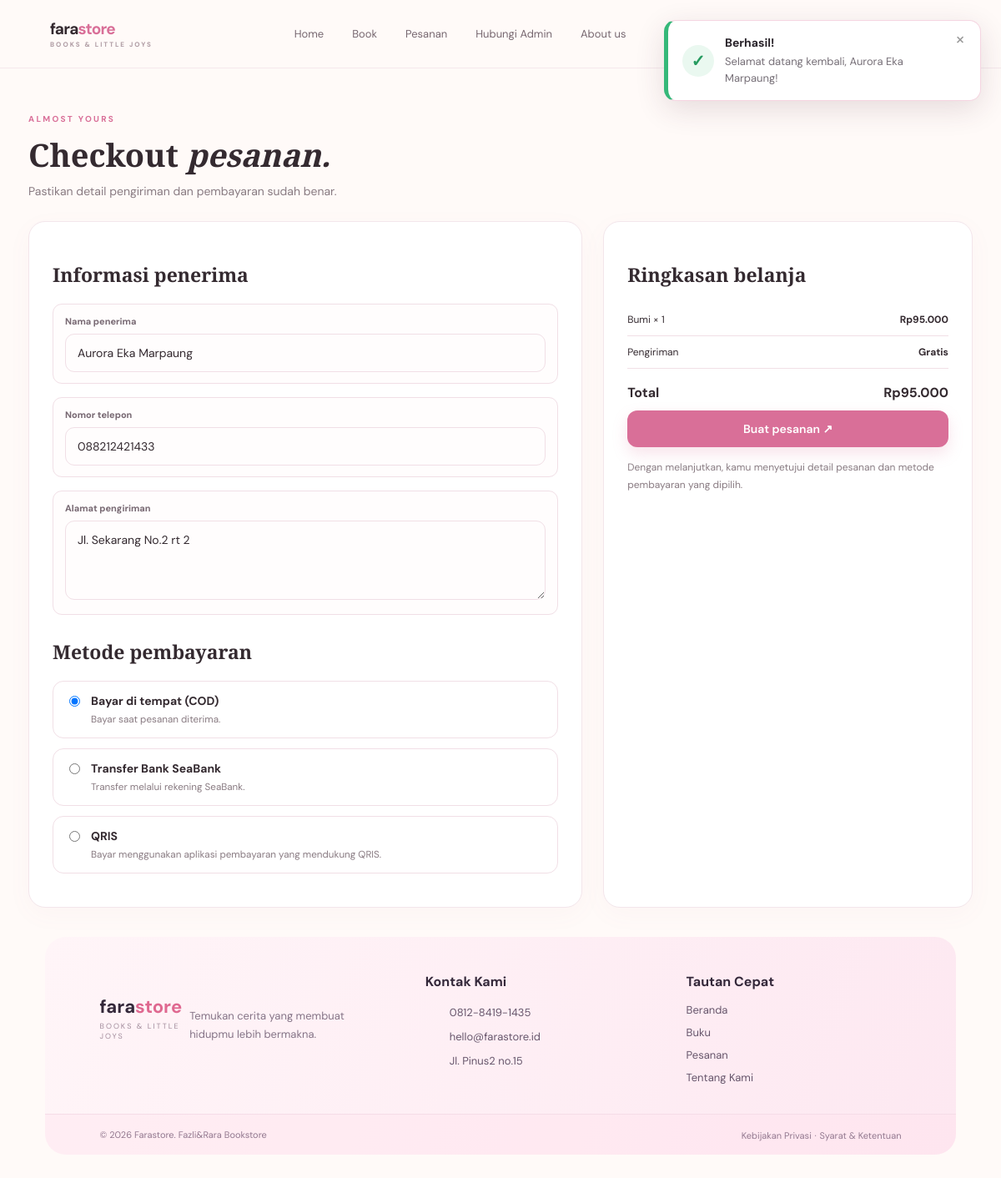
The app's page /checkout.php (signed in) with its own data.
### tables this page shows
CREATE TABLE `users` (
  `id` int(11) NOT NULL,
  `name` varchar(120) NOT NULL,
  `email` varchar(160) NOT NULL,
  `phone` varchar(30) NOT NULL,
  `address` text NOT NULL,
  `password` varchar(255) NOT NULL,
  `created_at` timestamp NOT NULL DEFAULT current_timestamp()
);

CREATE TABLE `cart_items` (
  `id` int(11) NOT NULL,
  `user_id` int(11) NOT NULL,
  `book_id` int(11) NOT NULL,
  `quantity` int(11) DEFAULT 1
);

CREATE TABLE `books` (
  `id` int(11) NOT NULL,
  `title` varchar(180) NOT NULL,
  `author` varchar(140) NOT NULL,
  `category` varchar(100) NOT NULL,
  `price` decimal(12,2) NOT NULL,
  `synopsis` text NOT NULL,
  `image` varchar(255) NOT NULL,
  `bestseller` tinyint(1) DEFAULT 0,
  `stock` int(11) DEFAULT 30,
  `created_at` timestamp NOT NULL DEFAULT current_timestamp()
);

### config.php (called while the page is built, shortened)
<?php
try {
    $pdo = new PDO("mysql:host=".DB_HOST.";dbname=".DB_NAME.";charset=utf8mb4", DB_USER, DB_PASS, [
        PDO::ATTR_ERRMODE => PDO::ERRMODE_EXCEPTION,
        PDO::ATTR_DEFAULT_FETCH_MODE => PDO::FETCH_ASSOC
    ]);
} catch (PDOException $e) {
    die("Koneksi database gagal. Pastikan database farastore sudah di-import dari database.sql. Detail: " . htmlspecialchars($e->getMessage()));
}
function e($value) { return htmlspecialchars((string)$value, ENT_QUOTES, 'UTF-8'); }
function is_logged_in() { return isset($_SESSION['user_id']); }
function rupiah($n) { return 'Rp' . number_format((float)$n, 0, ',', '.'); }
function current_user() {
    global $pdo;
    $s=$pdo->prepare("SELECT * FROM users WHERE id=?"); $s->execute([$_SESSION['user_id']]); return $s->fetch();
}

### checkout.php (the view, shortened to what this page needs)
<?php
require_once 'config.php';
$u = current_user();
$buyNow = (
    isset($_GET['book_id']) ||
    (isset($_GET['buy_now']) && $_GET['buy_now'] == '1')
);
$bookId = (int)($_GET['book_id'] ?? 0);
$quantity = (int)($_GET['quantity'] ?? 1);
if ($buyNow) {
    $s = $pdo->prepare("
        SELECT *
        FROM books
        WHERE id = ?
    ");
    $s->execute([$bookId]);
    $book = $s->fetch(PDO::FETCH_ASSOC);
    if (!$book) {
        flash('error', 'Buku tidak ditemukan.');
        redirect('books.php');
    }
    if ((int)$book['stock'] <= 0) {
        flash('error', 'Stok buku sudah habis.');
        redirect('book_detail.php?id=' . $bookId);
    }
    if ($quantity > (int)$book['stock']) {
        flash('error', 'Jumlah pembelian melebihi stok yang tersedia.');
        redirect('book_detail.php?id=' . $bookId);
    }
    $book['quantity'] = $quantity;
    $items = [$book];
} else {
    $s = $pdo->prepare("
        SELECT c.quantity, b.*
        FROM cart_items c
        JOIN books b ON b.id = c.book_id
        WHERE c.user_id = ?
    ");
    $s->execute([$_SESSION['user_id']]);
    $items = $s->fetchAll(PDO::FETCH_ASSOC);
}
$total = 0;
foreach ($items as $it) {
    $total += $it['price'] * $it['quantity'];
}
include 'header.php';
?>
<div class="page-heading">
    <span class="eyebrow">ALMOST YOURS</span>
    <h1>Checkout <em>pesanan.</em></h1>
    <p>Pastikan detail pengiriman dan pembayaran sudah benar.</p>
</div>
<form method="post" action="place_order.php" enctype="multipart/form-data">
    <div class="checkout-grid">
        <div class="form-card">
            <h2 style="font:600 23px 'Playfair Display'">
                Informasi penerima
            </h2>
            <div class="field">
                <label>Nama penerima</label>
                <input
                    type="text"
                    name="name"
                    required
                    value="<?= e($u['name']) ?>"
                >
            </div>
            <div class="field">
                <label>Nomor telepon</label>
                <input
                    type="text"
                    name="phone"
                    required
                    value="<?= e($u['phone']) ?>"
                >
            </div>
            <div class="field">
                <label>Alamat pengiriman</label>
                <textarea name="address" required><?= e($u['address']) ?></textarea>
            </div>
            <h2 style="font:600 23px 'Playfair Display';margin-top:28px">
                Metode pembayaran
            </h2>
            <label class="radio-card payment-option">
                <input
                    type="radio"
                    name="payment"
                    value="COD"
                    checked
                >
                <span>
                    <b>Bayar di tempat (COD)</b>
                    <small>Bayar saat pesanan diterima.</small>
                </span>
            </label>
            <label class="radio-card payment-option">
                <input
                    type="radio"
                    name="payment"
                    value="Transfer"
                >
                <span>
                    <b>Transfer Bank SeaBank</b>
                    <small>Transfer melalui rekening SeaBank.</small>
                </span>
            </label>
            <label class="radio-card payment-option">
                <input
                    type="radio"
                    name="payment"
                    value="QRIS"
                >
                <span>
                    <b>QRIS</b>
                    <small>Bayar menggunakan aplikasi pembayaran yang mendukung QRIS.</small>
                </span>
            </label>
        </div>
        <aside class="form-card">
            <h2 style="font:600 23px 'Playfair Display'">
                Ringkasan belanja
            </h2>
            <?php foreach ($items as $it): ?>
                <div class="summary-line">
                    <span>
                        <?= e($it['title']) ?>
                        ×
                        <?= (int)$it['quantity'] ?>
                    </span>
                    <b>
                        <?= rupiah($it['price'] * $it['quantity']) ?>
                    </b>
                </div>
            <?php endforeach; ?>
            <div class="summary-line">
                <span>Pengiriman</span>
                <b>Gratis</b>
            </div>
            <div class="summary-line total">
                <span>Total</span>
                <b><?= rupiah($total) ?></b>
            </div>
            <button class="btn full" type="submit">
                Buat pesanan ↗
            </button>
            <p class="muted" style="line-height:1.7;margin-top:14px">
                Dengan melanjutkan, kamu menyetujui detail pesanan
                dan metode pembayaran yang dipilih.
            </p>
        </aside>
    </div>
</form>
<?php include 'footer.php'; ?>

### assets/style.css (style rules this page uses)
:root { --pink:#e88eae;--pink2:#d96f98;--pale:#fff2f6;--cream:#fffaf8;--ink:#342a30;--muted:#897b82;--line:#f1dfe6;--green:#7e9c8b;--shadow:0 18px 55px rgba(155,91,117,.10) }
* { box-sizing:border-box }
body { margin:0;background:var(--cream);color:var(--ink);font-family:'DM Sans',sans-serif;font-size:14px }
button,input,textarea,select { font:inherit }
.btn { border:0;border-radius:12px;padding:13px 20px;background:var(--pink2);color:#fff;display:inline-flex;align-items:center;gap:18px;font-weight:600;box-shadow:0 8px 18px #dc7c9d35;cursor:pointer }
.eyebrow { font-size:10px;letter-spacing:2.3px;color:var(--pink2);font-weight:700 }
.section-head h2,.page-heading h1 { font:600 36px 'Playfair Display';margin:9px 0 }
.section-head p,.page-heading p { color:var(--muted);margin:0 }
.page-heading { padding:50px 0 27px }
.page-heading h1 { font-size:38px }
.field,.search input,.field input,.field textarea,.field select { width:100%;border:1px solid var(--line);background:#fffdfd;border-radius:11px;padding:13px 14px;outline:none;color:var(--ink) }
.form-card,.panel { background:#fff;border:1px solid #f3e6eb;border-radius:20px;padding:28px;box-shadow:0 8px 30px #a65e780a }
.field { margin-bottom:16px }
.field label { display:block;font-size:11px;font-weight:700;color:#776872;margin:0 0 8px }
.field textarea { min-height:95px;resize:vertical }
.full { width:100%;justify-content:center }
.muted { color:var(--muted);font-size:12px }
.checkout-grid { display:grid;grid-template-columns:1.2fr .8fr;gap:25px }
.radio-card { border:1px solid var(--line);border-radius:13px;padding:14px;margin:10px 0;display:flex;gap:10px;align-items:flex-start }
.radio-card small { display:block;color:var(--muted);margin-top:5px }
.summary-line { display:flex;justify-content:space-between;padding:11px 0;border-bottom:1px solid var(--line);font-size:12px }
.summary-line.total { font-size:16px;font-weight:700;border:0;padding-top:18px }

### checkout.php (style rules this page uses)
.payment-option { cursor: pointer; margin-bottom: 12px; }

### records on screen
users: name "Aurora Eka Marpaung", phone "088212421433", address "Jl. Sekarang No.2 rt 2"
cart_items: book.title "Bumi", quantity "1", rupiah($it['price'] * $it['quantity']) "Rp95.000"

### other values on screen
$m "Selamat datang kembali, Aurora Eka Marpaung!"
rupiah($total) "Rp95.000"
